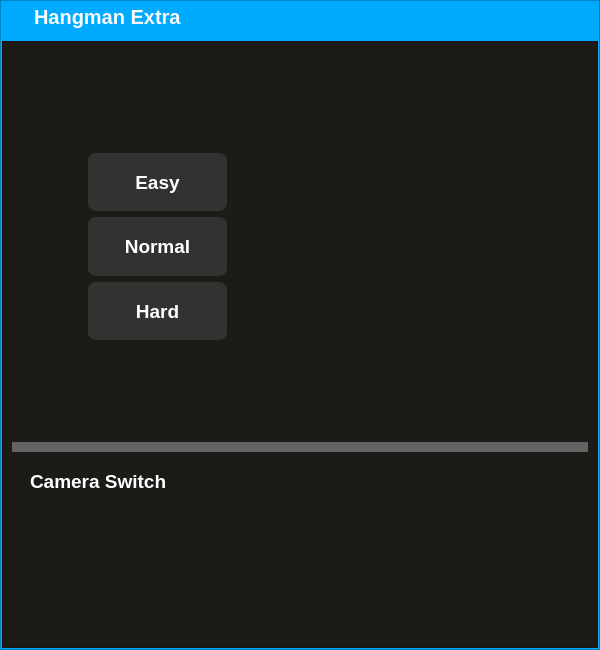
<?xml version="1.0" encoding="UTF-8"?>
<ui version="4.0">
 <class>Form</class>
 <widget class="QWidget" name="Form">
  <property name="geometry">
   <rect>
    <x>0</x>
    <y>0</y>
    <width>600</width>
    <height>650</height>
   </rect>
  </property>
  <property name="minimumSize">
   <size>
    <width>600</width>
    <height>650</height>
   </size>
  </property>
  <property name="windowTitle">
   <string>Form</string>
  </property>
  <layout class="QVBoxLayout" name="verticalLayout_6">
   <property name="spacing">
    <number>0</number>
   </property>
   <property name="leftMargin">
    <number>0</number>
   </property>
   <property name="topMargin">
    <number>0</number>
   </property>
   <property name="rightMargin">
    <number>0</number>
   </property>
   <property name="bottomMargin">
    <number>0</number>
   </property>
   <item>
    <widget class="QFrame" name="gameView">
     <property name="styleSheet">
      <string notr="true">background-color: rgb(0, 170, 255);</string>
     </property>
     <property name="frameShape">
      <enum>QFrame::StyledPanel</enum>
     </property>
     <property name="frameShadow">
      <enum>QFrame::Raised</enum>
     </property>
     <layout class="QVBoxLayout" name="verticalLayout_4">
      <property name="spacing">
       <number>9</number>
      </property>
      <property name="leftMargin">
       <number>1</number>
      </property>
      <property name="topMargin">
       <number>1</number>
      </property>
      <property name="rightMargin">
       <number>1</number>
      </property>
      <property name="bottomMargin">
       <number>1</number>
      </property>
      <item>
       <widget class="QFrame" name="title_bar_frame">
        <property name="maximumSize">
         <size>
          <width>16777215</width>
          <height>30</height>
         </size>
        </property>
        <property name="styleSheet">
         <string notr="true">background-color: transparent;</string>
        </property>
        <property name="frameShape">
         <enum>QFrame::StyledPanel</enum>
        </property>
        <property name="frameShadow">
         <enum>QFrame::Raised</enum>
        </property>
        <layout class="QHBoxLayout" name="horizontalLayout_6">
         <property name="spacing">
          <number>0</number>
         </property>
         <property name="leftMargin">
          <number>0</number>
         </property>
         <property name="topMargin">
          <number>0</number>
         </property>
         <property name="rightMargin">
          <number>0</number>
         </property>
         <property name="bottomMargin">
          <number>0</number>
         </property>
         <item>
          <widget class="QFrame" name="title_bar_container">
           <property name="maximumSize">
            <size>
             <width>16777215</width>
             <height>70</height>
            </size>
           </property>
           <property name="styleSheet">
            <string notr="true">background-color: transparent;</string>
           </property>
           <property name="frameShape">
            <enum>QFrame::StyledPanel</enum>
           </property>
           <property name="frameShadow">
            <enum>QFrame::Raised</enum>
           </property>
           <layout class="QHBoxLayout" name="horizontalLayout_8">
            <property name="spacing">
             <number>0</number>
            </property>
            <property name="leftMargin">
             <number>30</number>
            </property>
            <property name="topMargin">
             <number>0</number>
            </property>
            <property name="rightMargin">
             <number>0</number>
            </property>
            <property name="bottomMargin">
             <number>0</number>
            </property>
            <item>
             <widget class="QLabel" name="title_bar">
              <property name="styleSheet">
               <string notr="true">font: bold 20px;
color: rgb(250, 250, 250);</string>
              </property>
              <property name="text">
               <string>Hangman Extra</string>
              </property>
             </widget>
            </item>
           </layout>
          </widget>
         </item>
         <item>
          <widget class="QFrame" name="tool_box">
           <property name="maximumSize">
            <size>
             <width>150</width>
             <height>150</height>
            </size>
           </property>
           <property name="styleSheet">
            <string notr="true">background-color: transparent;</string>
           </property>
           <property name="frameShape">
            <enum>QFrame::StyledPanel</enum>
           </property>
           <property name="frameShadow">
            <enum>QFrame::Raised</enum>
           </property>
           <layout class="QHBoxLayout" name="horizontalLayout_9">
            <property name="spacing">
             <number>0</number>
            </property>
            <property name="leftMargin">
             <number>0</number>
            </property>
            <property name="topMargin">
             <number>0</number>
            </property>
            <property name="rightMargin">
             <number>0</number>
            </property>
            <property name="bottomMargin">
             <number>0</number>
            </property>
            <item>
             <widget class="QPushButton" name="minimizeButton">
              <property name="styleSheet">
               <string notr="true">QPushButton {
    background-color: transparent;
	color: rgb(255, 255, 255);
	border-radius: 10px;

    font: 35px;
    padding: 6px;
}


QPushButton:hover{
    
	background-color: rgb(170, 170, 255);
}

QPushButton:pressed {
    
	background-color: rgb(85, 85, 255);
	border-color: rgb(180, 180, 180);
}</string>
              </property>
              <property name="text">
               <string/>
              </property>
              <property name="icon">
               <iconset>
                <normaloff>../minimize.png</normaloff>../minimize.png</iconset>
              </property>
             </widget>
            </item>
            <item>
             <widget class="QPushButton" name="restoreButton">
              <property name="styleSheet">
               <string notr="true">QPushButton {
    background-color: transparent;
	color: rgb(255, 255, 255);
	border-radius: 10px;

    font: 35px;
    padding: 6px;
}


QPushButton:hover{
    
	background-color: rgb(170, 255, 127);
}

QPushButton:pressed {
    
	background-color: rgb(0, 170, 127);
	border-color: rgb(180, 180, 180);
}</string>
              </property>
              <property name="text">
               <string/>
              </property>
              <property name="icon">
               <iconset>
                <normaloff>../fullscreen.png</normaloff>../fullscreen.png</iconset>
              </property>
             </widget>
            </item>
            <item>
             <widget class="QPushButton" name="closeButton">
              <property name="styleSheet">
               <string notr="true">QPushButton {
    background-color: transparent;
	color: rgb(255, 255, 255);
	border-radius: 10px;

    font: 35px;
    padding: 6px;
}


QPushButton:hover{
    
	background-color: ;
	background-color: rgb(255, 85, 0);
}

QPushButton:pressed {
    
	background-color: rgb(208, 0, 0);
	border-color: rgb(180, 180, 180);
}</string>
              </property>
              <property name="text">
               <string/>
              </property>
              <property name="icon">
               <iconset>
                <normaloff>../X.png</normaloff>../X.png</iconset>
              </property>
             </widget>
            </item>
           </layout>
          </widget>
         </item>
        </layout>
       </widget>
      </item>
      <item>
       <widget class="QFrame" name="mainContainer">
        <property name="styleSheet">
         <string notr="true">background-color: rgb(29, 27, 24);</string>
        </property>
        <property name="frameShape">
         <enum>QFrame::StyledPanel</enum>
        </property>
        <property name="frameShadow">
         <enum>QFrame::Raised</enum>
        </property>
        <layout class="QVBoxLayout" name="verticalLayout_5">
         <property name="spacing">
          <number>0</number>
         </property>
         <item>
          <widget class="QFrame" name="hangmanViewContainer">
           <property name="sizePolicy">
            <sizepolicy hsizetype="Minimum" vsizetype="Preferred">
             <horstretch>0</horstretch>
             <verstretch>4</verstretch>
            </sizepolicy>
           </property>
           <property name="minimumSize">
            <size>
             <width>250</width>
             <height>0</height>
            </size>
           </property>
           <property name="styleSheet">
            <string notr="true">background-color: transparent;</string>
           </property>
           <property name="frameShape">
            <enum>QFrame::StyledPanel</enum>
           </property>
           <property name="frameShadow">
            <enum>QFrame::Raised</enum>
           </property>
           <layout class="QHBoxLayout" name="horizontalLayout_4">
            <property name="leftMargin">
             <number>0</number>
            </property>
            <property name="topMargin">
             <number>0</number>
            </property>
            <property name="rightMargin">
             <number>0</number>
            </property>
            <property name="bottomMargin">
             <number>0</number>
            </property>
            <item>
             <widget class="QFrame" name="frame_5">
              <property name="sizePolicy">
               <sizepolicy hsizetype="Preferred" vsizetype="Preferred">
                <horstretch>2</horstretch>
                <verstretch>0</verstretch>
               </sizepolicy>
              </property>
              <property name="styleSheet">
               <string notr="true">background-color: transparent;</string>
              </property>
              <property name="frameShape">
               <enum>QFrame::StyledPanel</enum>
              </property>
              <property name="frameShadow">
               <enum>QFrame::Raised</enum>
              </property>
              <layout class="QVBoxLayout" name="verticalLayout_9">
               <property name="spacing">
                <number>0</number>
               </property>
               <property name="leftMargin">
                <number>0</number>
               </property>
               <property name="topMargin">
                <number>0</number>
               </property>
               <property name="rightMargin">
                <number>0</number>
               </property>
               <property name="bottomMargin">
                <number>0</number>
               </property>
               <item>
                <widget class="QFrame" name="frame_3">
                 <property name="sizePolicy">
                  <sizepolicy hsizetype="Preferred" vsizetype="Preferred">
                   <horstretch>0</horstretch>
                   <verstretch>5</verstretch>
                  </sizepolicy>
                 </property>
                 <property name="styleSheet">
                  <string notr="true">background-color: transparent;</string>
                 </property>
                 <property name="frameShape">
                  <enum>QFrame::StyledPanel</enum>
                 </property>
                 <property name="frameShadow">
                  <enum>QFrame::Raised</enum>
                 </property>
                 <layout class="QHBoxLayout" name="horizontalLayout_2">
                  <property name="spacing">
                   <number>0</number>
                  </property>
                  <property name="leftMargin">
                   <number>0</number>
                  </property>
                  <property name="topMargin">
                   <number>0</number>
                  </property>
                  <property name="rightMargin">
                   <number>0</number>
                  </property>
                  <property name="bottomMargin">
                   <number>0</number>
                  </property>
                  <item>
                   <widget class="QFrame" name="frame_4">
                    <property name="styleSheet">
                     <string notr="true">background-color: transparent;</string>
                    </property>
                    <property name="frameShape">
                     <enum>QFrame::StyledPanel</enum>
                    </property>
                    <property name="frameShadow">
                     <enum>QFrame::Raised</enum>
                    </property>
                    <layout class="QVBoxLayout" name="verticalLayout_2">
                     <property name="spacing">
                      <number>0</number>
                     </property>
                     <property name="leftMargin">
                      <number>0</number>
                     </property>
                     <property name="topMargin">
                      <number>0</number>
                     </property>
                     <property name="rightMargin">
                      <number>0</number>
                     </property>
                     <property name="bottomMargin">
                      <number>0</number>
                     </property>
                     <item>
                      <widget class="QFrame" name="frame_6">
                       <property name="sizePolicy">
                        <sizepolicy hsizetype="Preferred" vsizetype="Preferred">
                         <horstretch>0</horstretch>
                         <verstretch>1</verstretch>
                        </sizepolicy>
                       </property>
                       <property name="styleSheet">
                        <string notr="true">background-color: transparent;</string>
                       </property>
                       <property name="frameShape">
                        <enum>QFrame::StyledPanel</enum>
                       </property>
                       <property name="frameShadow">
                        <enum>QFrame::Raised</enum>
                       </property>
                      </widget>
                     </item>
                     <item>
                      <widget class="QFrame" name="frame_8">
                       <property name="sizePolicy">
                        <sizepolicy hsizetype="Preferred" vsizetype="Preferred">
                         <horstretch>0</horstretch>
                         <verstretch>2</verstretch>
                        </sizepolicy>
                       </property>
                       <property name="styleSheet">
                        <string notr="true">background-color: transparent;</string>
                       </property>
                       <property name="frameShape">
                        <enum>QFrame::StyledPanel</enum>
                       </property>
                       <property name="frameShadow">
                        <enum>QFrame::Raised</enum>
                       </property>
                       <layout class="QHBoxLayout" name="horizontalLayout_3">
                        <property name="spacing">
                         <number>0</number>
                        </property>
                        <property name="leftMargin">
                         <number>0</number>
                        </property>
                        <property name="topMargin">
                         <number>0</number>
                        </property>
                        <property name="rightMargin">
                         <number>0</number>
                        </property>
                        <property name="bottomMargin">
                         <number>0</number>
                        </property>
                        <item>
                         <widget class="QFrame" name="frame_11">
                          <property name="sizePolicy">
                           <sizepolicy hsizetype="Preferred" vsizetype="Preferred">
                            <horstretch>1</horstretch>
                            <verstretch>0</verstretch>
                           </sizepolicy>
                          </property>
                          <property name="styleSheet">
                           <string notr="true">background-color: transparent;</string>
                          </property>
                          <property name="frameShape">
                           <enum>QFrame::StyledPanel</enum>
                          </property>
                          <property name="frameShadow">
                           <enum>QFrame::Raised</enum>
                          </property>
                         </widget>
                        </item>
                        <item>
                         <widget class="QFrame" name="frame_9">
                          <property name="sizePolicy">
                           <sizepolicy hsizetype="Preferred" vsizetype="Preferred">
                            <horstretch>2</horstretch>
                            <verstretch>0</verstretch>
                           </sizepolicy>
                          </property>
                          <property name="styleSheet">
                           <string notr="true">background-color: transparent;</string>
                          </property>
                          <property name="frameShape">
                           <enum>QFrame::StyledPanel</enum>
                          </property>
                          <property name="frameShadow">
                           <enum>QFrame::Raised</enum>
                          </property>
                          <layout class="QVBoxLayout" name="verticalLayout_3">
                           <property name="spacing">
                            <number>6</number>
                           </property>
                           <property name="leftMargin">
                            <number>0</number>
                           </property>
                           <property name="topMargin">
                            <number>0</number>
                           </property>
                           <property name="rightMargin">
                            <number>0</number>
                           </property>
                           <property name="bottomMargin">
                            <number>0</number>
                           </property>
                           <item>
                            <widget class="QPushButton" name="easyButton">
                             <property name="sizePolicy">
                              <sizepolicy hsizetype="MinimumExpanding" vsizetype="Preferred">
                               <horstretch>20</horstretch>
                               <verstretch>0</verstretch>
                              </sizepolicy>
                             </property>
                             <property name="baseSize">
                              <size>
                               <width>200</width>
                               <height>0</height>
                              </size>
                             </property>
                             <property name="font">
                              <font>
                               <pointsize>14</pointsize>
                               <bold>true</bold>
                              </font>
                             </property>
                             <property name="styleSheet">
                              <string notr="true">QPushButton {
	background-color: rgb(52, 50, 48);
	border-style: solid;
	border-color: rgb(66, 205, 82);
	color: rgb(161, 161, 161);
	border-width: 0px;
	border-radius: 8px;
	color: white;
}

QPushButton:hover {
	border-width: 2px;
	color: rgb(66, 205, 82);
}

QPushButton:pressed {
	background-color: rgb(66, 205, 82);
	color: white;
	border-width: 0px;
}

QPushButton:disabled {
	background-color: transparent;
	color: white;
	border-width: 2px;
	border-color: rgb(66, 205, 82);
}</string>
                             </property>
                             <property name="text">
                              <string>Easy</string>
                             </property>
                            </widget>
                           </item>
                           <item>
                            <widget class="QPushButton" name="normalButton">
                             <property name="sizePolicy">
                              <sizepolicy hsizetype="MinimumExpanding" vsizetype="Preferred">
                               <horstretch>20</horstretch>
                               <verstretch>0</verstretch>
                              </sizepolicy>
                             </property>
                             <property name="baseSize">
                              <size>
                               <width>200</width>
                               <height>0</height>
                              </size>
                             </property>
                             <property name="font">
                              <font>
                               <pointsize>14</pointsize>
                               <bold>true</bold>
                              </font>
                             </property>
                             <property name="styleSheet">
                              <string notr="true">QPushButton {
	background-color: rgb(52, 50, 48);
	border-style: solid;
	border-color: rgb(66, 205, 82);
	color: rgb(161, 161, 161);
	border-width: 0px;
	border-radius: 8px;
	color: white;
}

QPushButton:hover {
	border-width: 2px;
	color: rgb(66, 205, 82);
}

QPushButton:pressed {
	background-color: rgb(66, 205, 82);
	color: white;
	border-width: 0px;
}

QPushButton:disabled {
	background-color: transparent;
	color: white;
	border-width: 2px;
	border-color: rgb(66, 205, 82);
}</string>
                             </property>
                             <property name="text">
                              <string>Normal</string>
                             </property>
                            </widget>
                           </item>
                           <item>
                            <widget class="QPushButton" name="hardButton">
                             <property name="sizePolicy">
                              <sizepolicy hsizetype="MinimumExpanding" vsizetype="Preferred">
                               <horstretch>20</horstretch>
                               <verstretch>0</verstretch>
                              </sizepolicy>
                             </property>
                             <property name="baseSize">
                              <size>
                               <width>200</width>
                               <height>0</height>
                              </size>
                             </property>
                             <property name="font">
                              <font>
                               <pointsize>14</pointsize>
                               <bold>true</bold>
                              </font>
                             </property>
                             <property name="styleSheet">
                              <string notr="true">QPushButton {
	background-color: rgb(52, 50, 48);
	border-style: solid;
	border-color: rgb(66, 205, 82);
	color: rgb(161, 161, 161);
	border-width: 0px;
	border-radius: 8px;
	color: white;
}

QPushButton:hover {
	border-width: 2px;
	color: rgb(66, 205, 82);
}

QPushButton:pressed {
	background-color: rgb(66, 205, 82);
	color: white;
	border-width: 0px;
}

QPushButton:disabled {
	background-color: transparent;
	color: white;
	border-width: 2px;
	border-color: rgb(66, 205, 82);
}</string>
                             </property>
                             <property name="text">
                              <string>Hard</string>
                             </property>
                            </widget>
                           </item>
                          </layout>
                         </widget>
                        </item>
                        <item>
                         <widget class="QFrame" name="frame_10">
                          <property name="sizePolicy">
                           <sizepolicy hsizetype="Preferred" vsizetype="Preferred">
                            <horstretch>1</horstretch>
                            <verstretch>0</verstretch>
                           </sizepolicy>
                          </property>
                          <property name="styleSheet">
                           <string notr="true">background-color: transparent;</string>
                          </property>
                          <property name="frameShape">
                           <enum>QFrame::StyledPanel</enum>
                          </property>
                          <property name="frameShadow">
                           <enum>QFrame::Raised</enum>
                          </property>
                         </widget>
                        </item>
                       </layout>
                      </widget>
                     </item>
                     <item>
                      <widget class="QFrame" name="frame_7">
                       <property name="sizePolicy">
                        <sizepolicy hsizetype="Preferred" vsizetype="Preferred">
                         <horstretch>0</horstretch>
                         <verstretch>1</verstretch>
                        </sizepolicy>
                       </property>
                       <property name="styleSheet">
                        <string notr="true">background-color: transparent;</string>
                       </property>
                       <property name="frameShape">
                        <enum>QFrame::StyledPanel</enum>
                       </property>
                       <property name="frameShadow">
                        <enum>QFrame::Raised</enum>
                       </property>
                      </widget>
                     </item>
                    </layout>
                   </widget>
                  </item>
                  <item>
                   <widget class="QFrame" name="hangmanView">
                    <property name="sizePolicy">
                     <sizepolicy hsizetype="MinimumExpanding" vsizetype="Preferred">
                      <horstretch>0</horstretch>
                      <verstretch>0</verstretch>
                     </sizepolicy>
                    </property>
                    <property name="styleSheet">
                     <string notr="true">background-color: transparent;</string>
                    </property>
                    <property name="frameShape">
                     <enum>QFrame::StyledPanel</enum>
                    </property>
                    <property name="frameShadow">
                     <enum>QFrame::Raised</enum>
                    </property>
                   </widget>
                  </item>
                 </layout>
                </widget>
               </item>
              </layout>
             </widget>
            </item>
           </layout>
          </widget>
         </item>
         <item>
          <widget class="QFrame" name="frame_2">
           <property name="sizePolicy">
            <sizepolicy hsizetype="Preferred" vsizetype="Preferred">
             <horstretch>0</horstretch>
             <verstretch>2</verstretch>
            </sizepolicy>
           </property>
           <property name="styleSheet">
            <string notr="true">background-color: transparent;
border-radius: 0px;
border-right: 0px solid black;
border-left: 0px solid black;
border-top: 10px solid black;
border-bottom: 0px solid black;
border-color: rgb(100, 100, 100);</string>
           </property>
           <property name="frameShape">
            <enum>QFrame::StyledPanel</enum>
           </property>
           <property name="frameShadow">
            <enum>QFrame::Raised</enum>
           </property>
           <layout class="QHBoxLayout" name="horizontalLayout">
            <item>
             <widget class="QFrame" name="frame">
              <property name="styleSheet">
               <string notr="true">border: none</string>
              </property>
              <property name="frameShape">
               <enum>QFrame::StyledPanel</enum>
              </property>
              <property name="frameShadow">
               <enum>QFrame::Raised</enum>
              </property>
              <layout class="QVBoxLayout" name="verticalLayout">
               <item>
                <widget class="QLabel" name="label">
                 <property name="sizePolicy">
                  <sizepolicy hsizetype="Preferred" vsizetype="Minimum">
                   <horstretch>0</horstretch>
                   <verstretch>0</verstretch>
                  </sizepolicy>
                 </property>
                 <property name="font">
                  <font>
                   <pointsize>14</pointsize>
                   <bold>true</bold>
                  </font>
                 </property>
                 <property name="styleSheet">
                  <string notr="true">color: white;</string>
                 </property>
                 <property name="text">
                  <string>Camera Switch</string>
                 </property>
                </widget>
               </item>
               <item>
                <widget class="QFrame" name="cameraSwitchView">
                 <property name="sizePolicy">
                  <sizepolicy hsizetype="Preferred" vsizetype="MinimumExpanding">
                   <horstretch>0</horstretch>
                   <verstretch>0</verstretch>
                  </sizepolicy>
                 </property>
                 <property name="styleSheet">
                  <string notr="true">border: none</string>
                 </property>
                 <property name="frameShape">
                  <enum>QFrame::StyledPanel</enum>
                 </property>
                 <property name="frameShadow">
                  <enum>QFrame::Raised</enum>
                 </property>
                </widget>
               </item>
              </layout>
             </widget>
            </item>
            <item>
             <widget class="QFrame" name="frame_12">
              <property name="styleSheet">
               <string notr="true">border: none</string>
              </property>
              <property name="frameShape">
               <enum>QFrame::StyledPanel</enum>
              </property>
              <property name="frameShadow">
               <enum>QFrame::Raised</enum>
              </property>
             </widget>
            </item>
           </layout>
          </widget>
         </item>
        </layout>
       </widget>
      </item>
     </layout>
    </widget>
   </item>
  </layout>
 </widget>
 <resources/>
 <connections/>
</ui>
